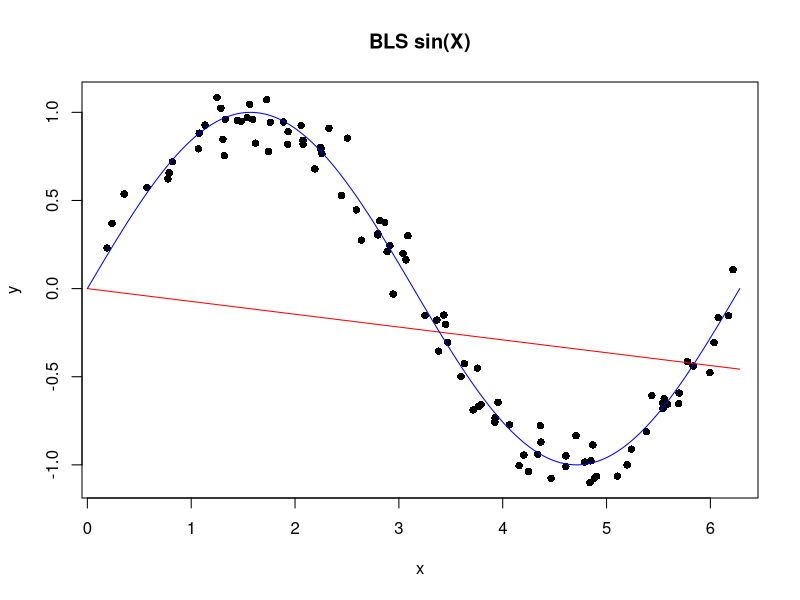
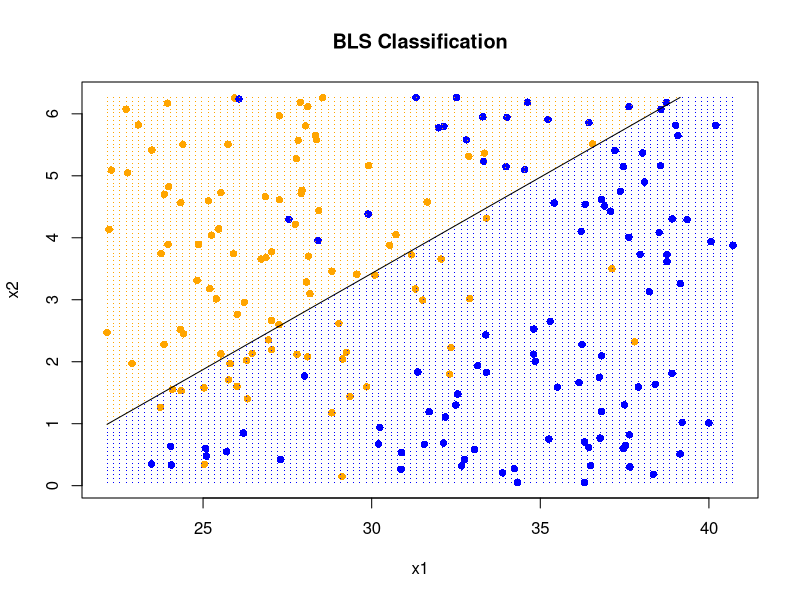
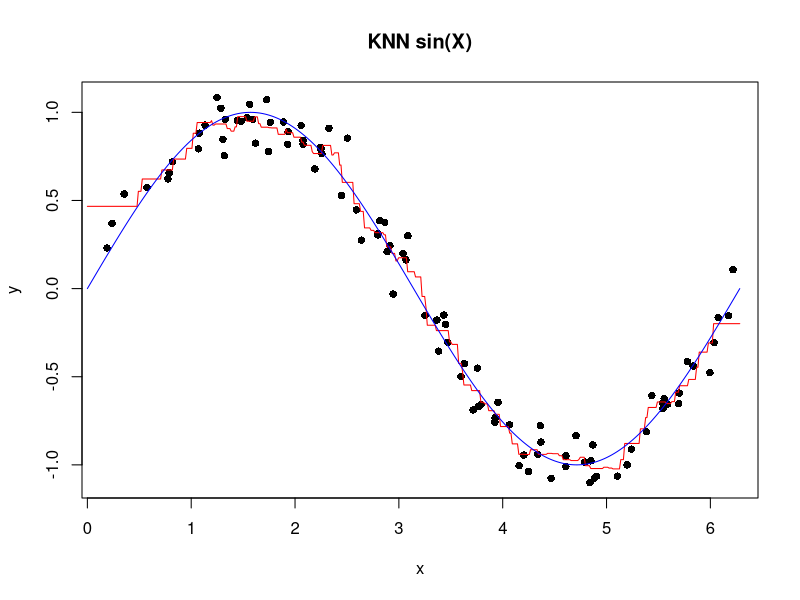
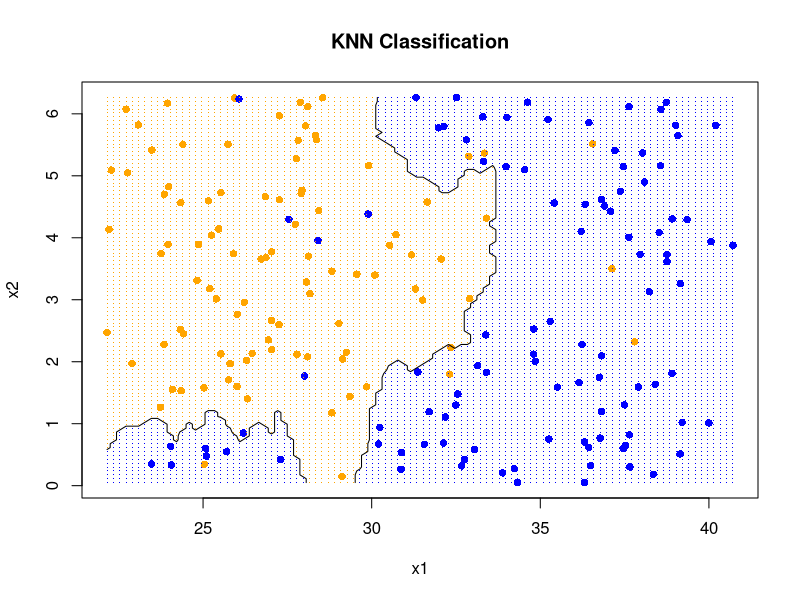

The R script that drew these images, in order:
## ---- chunk 1
#### global options to suppress warnings and messages in final document.
#### They are still visible in the compilation log in R.

#### Each of these options can also be set per-chunk, i.e.,
#### ```{r, fig.width = 5} 
#### ... 
####```
knitr::opts_chunk$set(message = FALSE, ## supress general messages
                      warning = FALSE, ## supress warnings
                      fig.height = 5, fig.width = 5, ## set figure size (inches)
                      cache = TRUE ## cache code so compilation is faster
                                   ## only runs if chunk is modified
                      )
## ---- chunk 2
run.sinx <- function(BLS_Flag = TRUE, k = 1, ...){
    set.seed(100)
    x <- runif(100, 0, 2*pi)
    y <- sin(x) + rnorm(100, 0, 0.1)

    xgrid <- seq(0, 2*pi, length=500)
    n <- length(xgrid)
    ygrid <- vector(length=n)

    ygrid <- sapply(1:n, function(i){
                        ifelse(BLS_Flag,
                               bls(xgrid[i], x, y),
                               knn(xgrid[i], x, y, k)
                        )
             })
    titl <- ifelse(BLS_Flag, "BLS sin(X)", "KNN sin(X)")
    plot(x, y, pch = 16, main = titl)
    lines(xgrid, ygrid, col=c("red"))
    lines(xgrid, sin(xgrid), col=c("blue"))
}
## ---- chunk 3
x <- read.table("dat_2.txt", FALSE)
y <- x[,3]
x <- x[,-3]
x <- as.matrix(x)

xgrid1 <- seq(min(x[,1]), max(x[,1]), length = 100)
xgrid2 <- seq(min(x[,2]), max(x[,2]),length = 100)
n <- length(xgrid1)
zgrid <- matrix(0,n,n)

run.classify <- function(BLS_Flag = TRUE, k = 1, ...){
    zgrid <- t(sapply(1:n, function(i){
                          sapply(1:n, function(j){
                                     ifelse(BLS_Flag,
                                            bls(c(xgrid1[i], xgrid2[j]), x, y),
                                            knn(c(xgrid1[i], xgrid2[j]), x, y, k)
                                     )
                          })
             }))
    titl <- ifelse(BLS_Flag, "BLS Classification", "KNN Classification")
    plot(x, col=c("orange","blue")[y+1], pch=16, xlab="x1", ylab="x2", main=titl)
    sapply(1:n, function(i){
	val<-as.numeric(zgrid[,i] >= 0.5) + 1
	points(xgrid1,rep(xgrid2[i],n), pch = ".", col = c("orange", "blue")[val])
    })
    contour(x = xgrid1, y = xgrid2, z = zgrid, levels = 0.5, add = TRUE, 
            drawlabels = FALSE)
}
## ---- chunk 4
bls <- function(x0,x,y){
    x0 %*% (solve(t(x) %*% x) %*% t(x) %*% y)
}
## ---- chunk 5
run.sinx(BLS_Flag = TRUE)
## ---- chunk 6
run.classify(BLS_Flag = TRUE)
## ---- chunk 7
knn <- function(x0, x, y, k){
    dis <- apply(as.matrix(x), 1, function(r) sum((x0 - r)^2))
    mean(y[head(order(dis), k)])
}
## ---- chunk 8
run.sinx(BLS_Flag = FALSE, k = 5)
## ---- chunk 9
run.classify(BLS_Flag = FALSE, k = 5)
